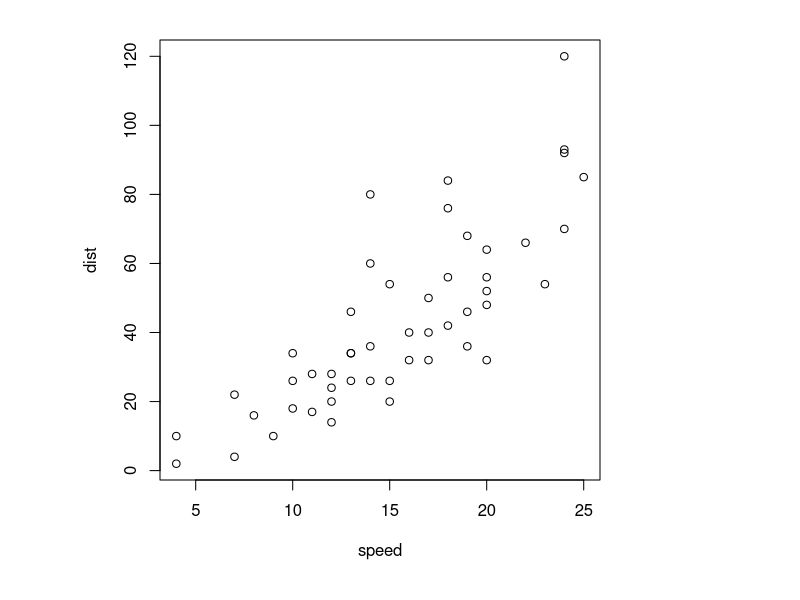

The R source for this figure:
## ---- chunk 1
knitr::opts_chunk$set(prompt=TRUE, cache = TRUE) 
## ---- chunk 2
library(knitr)
kable(summary(cars),row.names = FALSE, caption = "With Knitr")
## ---- chunk 3
par(pty='s', mar=c(6,2,2,4))
plot(cars)
